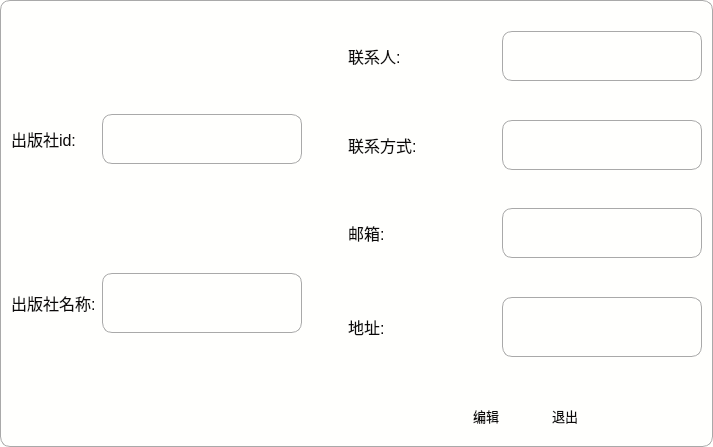
<?xml version="1.0" encoding="UTF-8"?>
<ui version="4.0">
 <class>PressInfoDia</class>
 <widget class="QDialog" name="PressInfoDia">
  <property name="geometry">
   <rect>
    <x>0</x>
    <y>0</y>
    <width>713</width>
    <height>447</height>
   </rect>
  </property>
  <property name="sizePolicy">
   <sizepolicy hsizetype="Fixed" vsizetype="Fixed">
    <horstretch>0</horstretch>
    <verstretch>0</verstretch>
   </sizepolicy>
  </property>
  <property name="minimumSize">
   <size>
    <width>144</width>
    <height>24</height>
   </size>
  </property>
  <property name="windowTitle">
   <string>Dialog</string>
  </property>
  <property name="styleSheet">
   <string notr="true">QPushButton:hover{
        color:red
        }
QLineEdit{
        border:1px solid gray;;
        border-radius:10px;
        padding:2px 4px;
}
QWidget{
        color:#0c0a0a;
        background:rgb(255, 255, 253);
        border-top:1px solid darkGray;
        border-bottom:1px solid darkGray;
        border-right:1px solid darkGray;
        border-left:1px solid darkGray;
        border-top-left-radius:10px;
        border-top-right-radius:10px;
        border-bottom-right-radius:10px;
        border-bottom-left-radius:10px;
    }
QLabel{
        border:none;}

QPushButton{border:none
           }</string>
  </property>
  <layout class="QHBoxLayout" name="horizontalLayout_8">
   <item>
    <layout class="QVBoxLayout" name="verticalLayout_3">
     <item>
      <layout class="QHBoxLayout" name="horizontalLayout_6">
       <item>
        <widget class="QLabel" name="label_5">
         <property name="font">
          <font>
           <pointsize>12</pointsize>
          </font>
         </property>
         <property name="text">
          <string>出版社id:</string>
         </property>
        </widget>
       </item>
       <item>
        <widget class="QTextBrowser" name="Press_id_bro">
         <property name="sizePolicy">
          <sizepolicy hsizetype="Fixed" vsizetype="Fixed">
           <horstretch>0</horstretch>
           <verstretch>0</verstretch>
          </sizepolicy>
         </property>
         <property name="minimumSize">
          <size>
           <width>150</width>
           <height>50</height>
          </size>
         </property>
         <property name="maximumSize">
          <size>
           <width>200</width>
           <height>50</height>
          </size>
         </property>
        </widget>
       </item>
       <item>
        <spacer name="horizontalSpacer_3">
         <property name="orientation">
          <enum>Qt::Horizontal</enum>
         </property>
         <property name="sizeType">
          <enum>QSizePolicy::Fixed</enum>
         </property>
         <property name="sizeHint" stdset="0">
          <size>
           <width>40</width>
           <height>20</height>
          </size>
         </property>
        </spacer>
       </item>
      </layout>
     </item>
     <item>
      <layout class="QHBoxLayout" name="horizontalLayout_7">
       <item>
        <widget class="QLabel" name="label_7">
         <property name="font">
          <font>
           <pointsize>12</pointsize>
          </font>
         </property>
         <property name="text">
          <string>出版社名称:</string>
         </property>
        </widget>
       </item>
       <item>
        <widget class="QTextBrowser" name="Press_name_bro">
         <property name="sizePolicy">
          <sizepolicy hsizetype="Fixed" vsizetype="Fixed">
           <horstretch>0</horstretch>
           <verstretch>0</verstretch>
          </sizepolicy>
         </property>
         <property name="minimumSize">
          <size>
           <width>150</width>
           <height>60</height>
          </size>
         </property>
         <property name="maximumSize">
          <size>
           <width>200</width>
           <height>60</height>
          </size>
         </property>
        </widget>
       </item>
       <item>
        <spacer name="horizontalSpacer_4">
         <property name="orientation">
          <enum>Qt::Horizontal</enum>
         </property>
         <property name="sizeType">
          <enum>QSizePolicy::Fixed</enum>
         </property>
         <property name="sizeHint" stdset="0">
          <size>
           <width>40</width>
           <height>20</height>
          </size>
         </property>
        </spacer>
       </item>
      </layout>
     </item>
    </layout>
   </item>
   <item>
    <layout class="QVBoxLayout" name="verticalLayout">
     <item>
      <spacer name="verticalSpacer_5">
       <property name="orientation">
        <enum>Qt::Vertical</enum>
       </property>
       <property name="sizeHint" stdset="0">
        <size>
         <width>20</width>
         <height>40</height>
        </size>
       </property>
      </spacer>
     </item>
     <item>
      <layout class="QHBoxLayout" name="horizontalLayout_4">
       <item>
        <widget class="QLabel" name="label">
         <property name="font">
          <font>
           <pointsize>12</pointsize>
          </font>
         </property>
         <property name="text">
          <string>联系人:</string>
         </property>
        </widget>
       </item>
       <item>
        <widget class="QTextBrowser" name="Press_con_bro">
         <property name="sizePolicy">
          <sizepolicy hsizetype="Fixed" vsizetype="Fixed">
           <horstretch>0</horstretch>
           <verstretch>0</verstretch>
          </sizepolicy>
         </property>
         <property name="minimumSize">
          <size>
           <width>200</width>
           <height>50</height>
          </size>
         </property>
         <property name="maximumSize">
          <size>
           <width>200</width>
           <height>50</height>
          </size>
         </property>
        </widget>
       </item>
      </layout>
     </item>
     <item>
      <spacer name="verticalSpacer_6">
       <property name="orientation">
        <enum>Qt::Vertical</enum>
       </property>
       <property name="sizeHint" stdset="0">
        <size>
         <width>20</width>
         <height>40</height>
        </size>
       </property>
      </spacer>
     </item>
     <item>
      <spacer name="verticalSpacer">
       <property name="orientation">
        <enum>Qt::Vertical</enum>
       </property>
       <property name="sizeType">
        <enum>QSizePolicy::Fixed</enum>
       </property>
       <property name="sizeHint" stdset="0">
        <size>
         <width>20</width>
         <height>13</height>
        </size>
       </property>
      </spacer>
     </item>
     <item>
      <layout class="QHBoxLayout" name="horizontalLayout_3">
       <item>
        <widget class="QLabel" name="label_2">
         <property name="font">
          <font>
           <pointsize>12</pointsize>
          </font>
         </property>
         <property name="text">
          <string>联系方式:</string>
         </property>
        </widget>
       </item>
       <item>
        <widget class="QTextBrowser" name="Press_call_bro">
         <property name="sizePolicy">
          <sizepolicy hsizetype="Fixed" vsizetype="Fixed">
           <horstretch>0</horstretch>
           <verstretch>0</verstretch>
          </sizepolicy>
         </property>
         <property name="minimumSize">
          <size>
           <width>200</width>
           <height>50</height>
          </size>
         </property>
         <property name="maximumSize">
          <size>
           <width>200</width>
           <height>50</height>
          </size>
         </property>
        </widget>
       </item>
      </layout>
     </item>
     <item>
      <spacer name="verticalSpacer_7">
       <property name="orientation">
        <enum>Qt::Vertical</enum>
       </property>
       <property name="sizeHint" stdset="0">
        <size>
         <width>20</width>
         <height>40</height>
        </size>
       </property>
      </spacer>
     </item>
     <item>
      <spacer name="verticalSpacer_2">
       <property name="orientation">
        <enum>Qt::Vertical</enum>
       </property>
       <property name="sizeType">
        <enum>QSizePolicy::Fixed</enum>
       </property>
       <property name="sizeHint" stdset="0">
        <size>
         <width>20</width>
         <height>13</height>
        </size>
       </property>
      </spacer>
     </item>
     <item>
      <layout class="QHBoxLayout" name="horizontalLayout_2">
       <item>
        <widget class="QLabel" name="label_3">
         <property name="font">
          <font>
           <pointsize>12</pointsize>
          </font>
         </property>
         <property name="text">
          <string>邮箱:</string>
         </property>
        </widget>
       </item>
       <item>
        <widget class="QTextBrowser" name="Press_mail_bro">
         <property name="sizePolicy">
          <sizepolicy hsizetype="Fixed" vsizetype="Fixed">
           <horstretch>0</horstretch>
           <verstretch>0</verstretch>
          </sizepolicy>
         </property>
         <property name="minimumSize">
          <size>
           <width>200</width>
           <height>50</height>
          </size>
         </property>
         <property name="maximumSize">
          <size>
           <width>200</width>
           <height>50</height>
          </size>
         </property>
        </widget>
       </item>
      </layout>
     </item>
     <item>
      <spacer name="verticalSpacer_8">
       <property name="orientation">
        <enum>Qt::Vertical</enum>
       </property>
       <property name="sizeHint" stdset="0">
        <size>
         <width>20</width>
         <height>40</height>
        </size>
       </property>
      </spacer>
     </item>
     <item>
      <spacer name="verticalSpacer_3">
       <property name="orientation">
        <enum>Qt::Vertical</enum>
       </property>
       <property name="sizeType">
        <enum>QSizePolicy::Fixed</enum>
       </property>
       <property name="sizeHint" stdset="0">
        <size>
         <width>20</width>
         <height>13</height>
        </size>
       </property>
      </spacer>
     </item>
     <item>
      <layout class="QHBoxLayout" name="horizontalLayout">
       <item>
        <widget class="QLabel" name="label_4">
         <property name="font">
          <font>
           <pointsize>12</pointsize>
          </font>
         </property>
         <property name="text">
          <string>地址:</string>
         </property>
        </widget>
       </item>
       <item>
        <widget class="QTextBrowser" name="Press_address_bro">
         <property name="sizePolicy">
          <sizepolicy hsizetype="Fixed" vsizetype="Fixed">
           <horstretch>0</horstretch>
           <verstretch>0</verstretch>
          </sizepolicy>
         </property>
         <property name="minimumSize">
          <size>
           <width>200</width>
           <height>60</height>
          </size>
         </property>
         <property name="maximumSize">
          <size>
           <width>200</width>
           <height>60</height>
          </size>
         </property>
        </widget>
       </item>
      </layout>
     </item>
     <item>
      <spacer name="verticalSpacer_9">
       <property name="orientation">
        <enum>Qt::Vertical</enum>
       </property>
       <property name="sizeHint" stdset="0">
        <size>
         <width>20</width>
         <height>40</height>
        </size>
       </property>
      </spacer>
     </item>
     <item>
      <spacer name="verticalSpacer_4">
       <property name="orientation">
        <enum>Qt::Vertical</enum>
       </property>
       <property name="sizeType">
        <enum>QSizePolicy::Fixed</enum>
       </property>
       <property name="sizeHint" stdset="0">
        <size>
         <width>20</width>
         <height>13</height>
        </size>
       </property>
      </spacer>
     </item>
     <item>
      <layout class="QHBoxLayout" name="horizontalLayout_5">
       <item>
        <spacer name="horizontalSpacer">
         <property name="orientation">
          <enum>Qt::Horizontal</enum>
         </property>
         <property name="sizeHint" stdset="0">
          <size>
           <width>40</width>
           <height>20</height>
          </size>
         </property>
        </spacer>
       </item>
       <item>
        <widget class="QPushButton" name="changeButton">
         <property name="sizePolicy">
          <sizepolicy hsizetype="Fixed" vsizetype="Fixed">
           <horstretch>0</horstretch>
           <verstretch>0</verstretch>
          </sizepolicy>
         </property>
         <property name="minimumSize">
          <size>
           <width>60</width>
           <height>30</height>
          </size>
         </property>
         <property name="font">
          <font>
           <family>Arial</family>
           <pointsize>10</pointsize>
          </font>
         </property>
         <property name="text">
          <string>编辑</string>
         </property>
        </widget>
       </item>
       <item>
        <spacer name="horizontalSpacer_2">
         <property name="orientation">
          <enum>Qt::Horizontal</enum>
         </property>
         <property name="sizeType">
          <enum>QSizePolicy::Fixed</enum>
         </property>
         <property name="sizeHint" stdset="0">
          <size>
           <width>13</width>
           <height>40</height>
          </size>
         </property>
        </spacer>
       </item>
       <item>
        <widget class="QPushButton" name="Button">
         <property name="sizePolicy">
          <sizepolicy hsizetype="Fixed" vsizetype="Fixed">
           <horstretch>0</horstretch>
           <verstretch>0</verstretch>
          </sizepolicy>
         </property>
         <property name="minimumSize">
          <size>
           <width>60</width>
           <height>30</height>
          </size>
         </property>
         <property name="font">
          <font>
           <family>Arial</family>
           <pointsize>10</pointsize>
          </font>
         </property>
         <property name="text">
          <string>退出</string>
         </property>
        </widget>
       </item>
       <item>
        <spacer name="horizontalSpacer_5">
         <property name="orientation">
          <enum>Qt::Horizontal</enum>
         </property>
         <property name="sizeHint" stdset="0">
          <size>
           <width>40</width>
           <height>20</height>
          </size>
         </property>
        </spacer>
       </item>
      </layout>
     </item>
    </layout>
   </item>
  </layout>
 </widget>
 <resources/>
 <connections>
  <connection>
   <sender>Button</sender>
   <signal>clicked()</signal>
   <receiver>PressInfoDia</receiver>
   <slot>close()</slot>
   <hints>
    <hint type="sourcelabel">
     <x>510</x>
     <y>375</y>
    </hint>
    <hint type="destinationlabel">
     <x>543</x>
     <y>339</y>
    </hint>
   </hints>
  </connection>
 </connections>
</ui>
